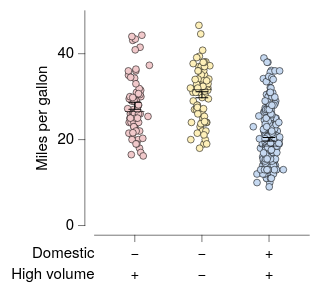

Write a Vega-Lite specification for this figure.
### Vega-Lite specification from a JSON file in a GitHub repository (floating-point values rounded to 4 significant figures; data arrays with more than 128 entries replaced by an {"elided": "..."} marker saying what was removed)
{"background": null, "config": {"arc": {"fill": "#DBDBDB", "fillOpacity": 1.0, "innerRadius": 25.0, "padAngle": 0.03, "stroke": "black", "strokeOpacity": 1, "strokeWidth": 0.25}, "area": {"fill": "#DBDBDB", "fillOpacity": 1.0, "stroke": "black", "strokeOpacity": 1, "strokeWidth": 0.25}, "axis": {"domain": true, "domainCap": "round", "domainColor": "black", "domainWidth": 0.25, "grid": false, "gridCap": "round", "gridColor": "#F1F1F1", "gridDash": [0, 0], "gridOpacity": 1.0, "gridWidth": 0.25, "labelColor": "black", "labelFont": "HelveticaNeue", "labelFontSize": 7, "labelFontStyle": "normal", "labelFontWeight": 400, "offset": 4.5, "ticks": true, "tickCap": "round", "tickColor": "black", "tickRound": false, "tickSize": 3, "tickWidth": 0.25, "titleColor": "black", "titleFont": "HelveticaNeue", "titleFontSize": 7, "titleFontStyle": "normal", "titleFontWeight": 400}, "axisX": {"domain": true, "labelAlign": "center", "labelAngle": 0, "labels": true, "ticks": true, "translate": 0}, "axisY": {"domain": true, "labelAlign": "right", "labelAngle": 0, "labels": true, "ticks": true, "translate": 0}, "axisRight": {"domain": true, "labelAlign": "left", "labelAngle": 0, "labels": true, "ticks": true, "translate": 0}, "axisTop": {"domain": true, "labelAlign": "center", "labelAngle": 0, "labels": true, "ticks": true, "translate": 0}, "axisBand": {"tickOffset": 0}, "bar": {"fill": "#DBDBDB", "fillOpacity": 1.0, "stroke": "black", "strokeOpacity": 1, "strokeWidth": 0.25}, "boxplot": {"size": 9.0, "ticks": {"cornerRadius": 0.25, "fill": "black", "size": 4.5, "thickness": 0.25}, "box": {"fillOpacity": 1.0, "stroke": "black", "strokeOpacity": 1, "strokeWidth": 0.25}, "median": {"fill": "black", "fillOpacity": 1.0, "size": 9.0, "thickness": 0.25}, "rule": {"fill": "black", "fillOpacity": 1.0, "size": 10.0, "stroke": "black", "strokeDash": [0, 0], "strokeOpacity": 1, "strokeWidth": 0.25}, "outliers": {"color": "black", "fill": "black", "fillOpacity": 1.0, "size": 0, "stroke": "black", "strokeOpacity": 1, "strokeWidth": 0.25}}, "circle": {"fill": "black", "fillOpacity": 1.0, "size": 0.5, "stroke": null, "strokeOpacity": 1, "strokeWidth": 0.25}, "errorband": {"band": {"fillOpacity": 0.6, "stroke": null, "strokeWidth": 0.25, "strokeOpacity": 1}, "borders": {"opacity": 0, "strokeOpacity": 0.25, "strokeWidth": 1}}, "errorbar": {"opacity": 1, "rule": {"strokeDash": [0, 0], "strokeWidth": 0.5}, "ticks": {"color": "black", "cornerRadius": 0.25, "opacity": 1, "size": 6.0, "thickness": 0.5}, "thickness": 0.5}, "font": "HelveticaNeue", "geoshape": {"fill": "#DBDBDB", "fillOpacity": 1.0, "stroke": "black", "strokeOpacity": 1, "strokeWidth": 0.25}, "header": {"labelColor": "black", "labelFont": "HelveticaNeue", "labelFontSize": 7, "labelFontStyle": "normal", "labelFontWeight": 400, "titleColor": "black", "titleFont": "HelveticaNeue", "titleFontSize": 7, "titleFontStyle": "normal", "titleFontWeight": 400, "titlePadding": 0}, "legend": {"disable": false, "offset": 4.5, "gradientLength": 50.0, "gradientThickness": 5.0, "gradientOpacity": 1.0, "gradientStrokeColor": "black", "gradientStrokeWidth": 0.25, "labelColor": "black", "labelFont": "HelveticaNeue", "labelFontSize": 7, "labelFontStyle": "normal", "labelFontWeight": 400, "strokeColor": "black", "strokeWidth": 0, "symbolSize": 42, "symbolStrokeColor": "black", "symbolStrokeWidth": 0.25, "titleColor": "black", "titleFont": "HelveticaNeue", "titleFontSize": 7, "titleFontStyle": "normal", "titleFontWeight": 400}, "line": {"color": "black", "stroke": "black", "strokeCap": "round", "strokeDash": [0, 0], "strokeOpacity": 1, "strokeWidth": 0.375}, "point": {"filled": true, "fill": "#DBDBDB", "fillOpacity": 1.0, "size": 5.0, "stroke": "black", "strokeOpacity": 1, "strokeWidth": 0.25}, "range": {"category": ["#C6D9F1", "#F1C9CB", "#FEF0B9", "#CEE37A", "#7AA8E0", "#E589A3", "#FDDD5D", "#68B961", "#4177B1", "#C35082", "#E5C227", "#438156"], "diverging": {"scheme": ["#C35082", "#CE6D94", "#D989A7", "#E2A4BA", "#EABFCE", "#F1DBE2", "#F6F6F6", "#D7E0EB", "#B9CBE0", "#9BB6D5", "#7DA1C9", "#5F8CBD", "#4177B1"]}, "heatmap": {"scheme": ["#DFE9F7", "#C6D9F1", "#ADC8EC", "#94B8E6", "#7AA8E0", "#6097DA", "#4D87CA", "#4177B1", "#386898", "#2F597F", "#264A69", "#1D3A58"]}, "ordinal": {"scheme": ["#F1F1F1", "#DBDBDB", "#C6C6C6", "#B2B2B2", "#9D9D9D", "#898989", "#767676", "#636363", "#515151", "#404040", "#2F2F2F", "#1F1F1F"]}, "ramp": {"scheme": ["#DFE9F7", "#C6D9F1", "#ADC8EC", "#94B8E6", "#7AA8E0", "#6097DA", "#4D87CA", "#4177B1", "#386898", "#2F597F", "#264A69", "#1D3A58"]}}, "rule": {"color": "black", "stroke": "black", "strokeCap": "round", "strokeDash": [2, 2], "strokeOpacity": 1, "strokeWidth": 0.25}, "scale": {"bandPaddingInner": 0.1, "bandPaddingOuter": 0.1, "round": false}, "rect": {"fill": "#DBDBDB", "fillOpacity": 1.0, "stroke": "black", "strokeOpacity": 1, "strokeWidth": 0.25}, "square": {"fill": "#DBDBDB", "fillOpacity": 1.0, "size": 10.0, "stroke": "black", "strokeOpacity": 1, "strokeWidth": 0.25}, "text": {"color": "black", "font": "HelveticaNeue", "fontSize": 7, "fontStyle": "normal", "fontWeight": 400}, "title": {"anchor": "middle", "frame": "group", "color": "black", "font": "HelveticaNeue", "fontSize": 7, "fontStyle": "normal", "fontWeight": 400, "subtitleColor": "black", "subtitleFont": "HelveticaNeue", "subtitleFontSize": "HelveticaNeue", "subtitleFontStyle": "normal", "subtitleFontWeight": 400}, "view": {"continuousWidth": 100, "continuousHeight": 100, "discreteWidth": 100, "discreteHeight": 100, "fill": null, "stroke": null, "strokeWidth": 0.25}}, "vconcat": [{"layer": [{"data": {"name": "data-5a85ede2053d4aec77293cfb476ae07b"}, "mark": {"type": "circle", "opacity": 1.0, "size": 10.0, "stroke": "black", "strokeOpacity": 1, "strokeWidth": 0.25}, "encoding": {"color": {"field": "Origin", "legend": null, "sort": ["USA", "Europe", "Japan"], "title": null, "type": "nominal"}, "x": {"axis": {"labels": false, "title": null}, "field": "Origin", "sort": ["USA", "Europe", "Japan"], "title": "Origin", "type": "nominal"}, "xOffset": {"field": "jitter_x", "scale": {"domain": [-7.33, 7.33], "range": [5.17, 19.83]}, "type": "quantitative"}, "y": {"field": "Miles_per_Gallon", "title": "Miles per gallon", "type": "quantitative"}}}, {"data": {"name": "data-64e7897fd8423deef5c97d660b6d3367"}, "mark": {"type": "errorbar"}, "encoding": {"x": {"axis": {"labels": false, "title": null}, "field": "Origin", "sort": ["USA", "Europe", "Japan"], "title": "Origin", "type": "nominal"}, "y": {"field": "__mean", "title": "Miles per gallon", "type": "quantitative"}, "yError": {"field": "__error"}}}, {"data": {"name": "data-5a85ede2053d4aec77293cfb476ae07b"}, "mark": {"type": "boxplot", "box": {"fillOpacity": 0, "strokeOpacity": 0}, "outliers": {"opacity": 0}, "rule": {"strokeOpacity": 0}, "ticks": false}, "encoding": {"x": {"axis": {"labels": false, "title": null}, "field": "Origin", "sort": ["USA", "Europe", "Japan"], "title": "Origin", "type": "nominal"}, "y": {"field": "Miles_per_Gallon", "title": "Miles per gallon", "type": "quantitative"}}}]}, {"layer": [{"data": {"name": "data-55288b6e323762ec78afe05ee4b55819"}, "mark": {"type": "text", "align": "right", "baseline": "middle", "fontSize": 7}, "encoding": {"text": {"field": "__label", "type": "nominal"}, "x": {"value": 0}, "y": {"axis": {"domain": false, "grid": false, "labels": false, "ticks": false, "title": null}, "bandPosition": 0.5, "field": "__label", "scale": {"domain": ["Domestic", "High volume"]}, "sort": ["Domestic", "High volume"], "type": "nominal"}}}, {"data": {"name": "data-9157e9f73711b5ee45df891b622c3e5a"}, "mark": {"type": "text", "align": "center", "baseline": "middle", "fontSize": 7}, "encoding": {"text": {"field": "__value", "type": "nominal"}, "x": {"axis": {"domain": false, "grid": false, "labels": false, "ticks": false, "title": null}, "field": "__category", "sort": ["USA", "Europe", "Japan"], "type": "nominal"}, "y": {"axis": {"domain": false, "grid": false, "labels": false, "ticks": false, "title": null}, "bandPosition": 0.5, "field": "__label", "scale": {"domain": ["Domestic", "High volume"]}, "sort": ["Domestic", "High volume"], "type": "nominal"}}}], "height": 20, "view": {"fill": null, "stroke": null}, "width": 100}], "resolve": {"scale": {"x": "shared"}}, "spacing": 0, "$schema": "https://vega.github.io/schema/vega-lite/v6.4.1.json", "datasets": {"data-5a85ede2053d4aec77293cfb476ae07b": {"elided": "398 records"}, "data-64e7897fd8423deef5c97d660b6d3367": [{"Origin": "USA", "__mean": 20.08, "__error": 0.4058, "__dysonsphere__": 1}, {"Origin": "Japan", "__mean": 30.45, "__error": 0.6852, "__dysonsphere__": 1}, {"Origin": "Europe", "__mean": 27.89, "__error": 0.8037, "__dysonsphere__": 1}], "data-55288b6e323762ec78afe05ee4b55819": [{"__label": "Domestic", "__dysonsphere__": 1}, {"__label": "High volume", "__dysonsphere__": 1}], "data-9157e9f73711b5ee45df891b622c3e5a": [{"__label": "Domestic", "__category": "USA", "__value": "+", "__dysonsphere__": 1}, {"__label": "Domestic", "__category": "Europe", "__value": "−", "__dysonsphere__": 1}, {"__label": "Domestic", "__category": "Japan", "__value": "−", "__dysonsphere__": 1}, {"__label": "High volume", "__category": "USA", "__value": "+", "__dysonsphere__": 1}, {"__label": "High volume", "__category": "Europe", "__value": "+", "__dysonsphere__": 1}, {"__label": "High volume", "__category": "Japan", "__value": "−", "__dysonsphere__": 1}]}}
